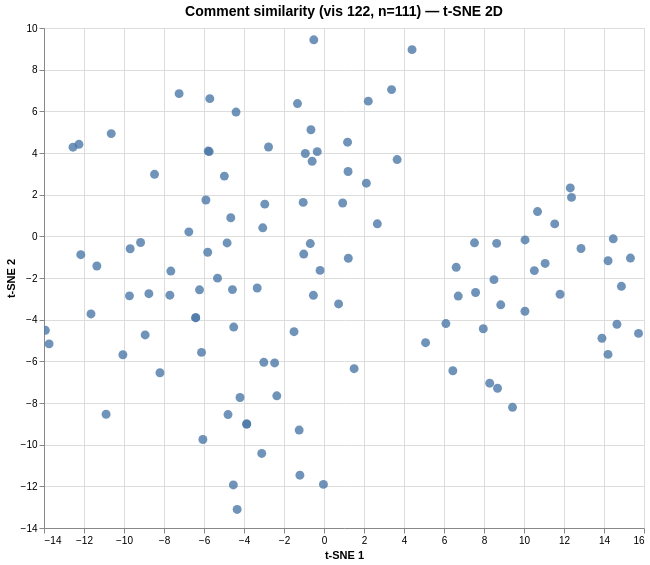

Specify this chart in Vega-Lite:
### Vega specification from a JSON file in a GitHub repository (floating-point values rounded to 4 significant figures)
{"$schema": "https://vega.github.io/schema/vega/v6.json", "data": [{"name": "param_1e9efca18e7a2868_store"}, {"name": "source_0", "values": [{"comment": "Notice: I notice that the west coast barely has any development compared to the east coast. Places like Virginia and New…", "dim_1": -6.225, "dim_2": -2.568, "index": 0}, {"comment": "Notice: I notice that the east coast has had much more new land development in comparison to the western states. I also …", "dim_1": -6.415, "dim_2": -3.906, "index": 1}, {"comment": "Notice: I notice that the east coast has had much more new land development in comparison to the western states. I also …", "dim_1": -6.415, "dim_2": -3.906, "index": 2}, {"comment": "One thing I noticed is more development is occurring in the southeast. This is from Texas to Florida. However, you barel…", "dim_1": -4.799, "dim_2": -8.554, "index": 3}, {"comment": "One major thing I noticed in the graph is that there is more development in the east coast compared to the west cost. Ho…", "dim_1": -3.865, "dim_2": -9.009, "index": 4}, {"comment": "Notice: overall, there are more development on the east coast than on the west, but some of the western states like Texa…", "dim_1": -6.125, "dim_2": -5.57, "index": 5}, {"comment": "I notice that there is a rather significant divide between the new land development in states east of the Mississippi ri…", "dim_1": -4.846, "dim_2": -0.318, "index": 6}, {"comment": "One major thing I noticed in the graph is that there is more development in the east coast compared to the west cost. Ho…", "dim_1": -3.865, "dim_2": -9.009, "index": 7}, {"comment": "Notice:  We can see that in general, there is more development happening in the southern and Eastern states, and especia…", "dim_1": -7.658, "dim_2": -1.668, "index": 8}, {"comment": "There is more development in the east coast than west coast, and some in Southern states such as Texas and Oklahoma. I w…", "dim_1": -4.199, "dim_2": -7.737, "index": 9}, {"comment": "Notice: Multiple Texan cities are seeing new development. The state seems to have the most growth than any others in the…", "dim_1": -11.36, "dim_2": -1.425, "index": 10}, {"comment": "Notice:\n-There are many large areas in Texas that have been recently developed. \n-The east coast has been more developed…", "dim_1": -9.726, "dim_2": -2.857, "index": 11}, {"comment": "I notice the majority of development took place on the east coast and some other random places that are probably around …", "dim_1": -9.692, "dim_2": -0.595, "index": 12}, {"comment": "Notice: The majority of the development is on the right half of the country.\n\nWonder: Could the south-eastern states hav…", "dim_1": -10.05, "dim_2": -5.684, "index": 13}, {"comment": "It seems like there is more development along the coast and in Texas.", "dim_1": -8.202, "dim_2": -6.547, "index": 14}, {"comment": "What do you notice? The new land development in the past decade occurred mostly in the east coast of the US. There is al…", "dim_1": 8.498, "dim_2": -2.079, "index": 15}, {"comment": "What do you notice? The new land development in the past decade occurred mostly in the east coast of the US. There is al…", "dim_1": -5.324, "dim_2": -2.007, "index": 16}, {"comment": "1. I notice that there has been a lot of development around many Texan cities. I also notice that there are spots of dev…", "dim_1": -12.16, "dim_2": -0.881, "index": 17}, {"comment": "1. What do you notice?\nI noticed there isn't much red on the map especially the west but it is a little more red in the …", "dim_1": 7.578, "dim_2": -2.697, "index": 18}, {"comment": "I notice that there is less developed land in the Northwest, because that area is farm country\n\nI wonder how much of the…", "dim_1": 1.506, "dim_2": -6.352, "index": 19}, {"comment": "I noticed that there is no state that doesn’t have any red in it. Some might have more, but there’s a little bit in each…", "dim_1": 15.32, "dim_2": -1.042, "index": 20}, {"comment": "1) What do you notice? (3 Noticings using complete sentences)\nI notice that in the east part there are more developments…", "dim_1": -13.93, "dim_2": -4.512, "index": 21}, {"comment": "1. What do you notice?\n\n- I notice that the east coast is more developed than the west coast.\n\n2. What do you wonder?\n\n-…", "dim_1": -13.74, "dim_2": -5.162, "index": 22}, {"comment": "I noticed that compared to the east coast there is hardly any land development on west coast and it could possibly be li…", "dim_1": -2.469, "dim_2": -6.077, "index": 23}, {"comment": "i noticed that texas has the most red, when other states have less so texas got higher density?\ni wonder why nev and wyo…", "dim_1": 14.46, "dim_2": -0.119, "index": 24}, {"comment": "What does red mean? \nWhy does South Dakota have so little red?\nWhy is the color red? \nWhy does Texas have so much red?", "dim_1": 14.2, "dim_2": -1.173, "index": 25}, {"comment": "Is here reason why the color is red?\nWhat does the red mean?\nWhy does Montana have so little  red?\nWhy is one part of Wa…", "dim_1": 14.87, "dim_2": -2.4, "index": 26}, {"comment": "I noticed California just has a streak running through the middle.\nIn the middle of Texas near the name, why is there ba…", "dim_1": -1.205, "dim_2": -11.47, "index": 27}, {"comment": "why is there more  newly developed homes, commercial or industrial buildings, recreational facilities, or public buildin…", "dim_1": -10.64, "dim_2": 4.93, "index": 28}, {"comment": "More development is on the east coast. After all, in history, the United States established a country on the east coast …", "dim_1": -2.361, "dim_2": -7.656, "index": 29}, {"comment": "Why is there so much red on the right side and not on the left\n\nWhat does the red mean???\n\nThere's a lot of red on the r…", "dim_1": 15.73, "dim_2": -4.659, "index": 30}, {"comment": "I noticed that there is red all over the map\nWhat does the red on the map mean?\nWhy is there red on the map?\nWhy is ther…", "dim_1": 14.65, "dim_2": -4.221, "index": 31}, {"comment": "notice\nwonderings\nThere are red parts in random places.\nWhat does red mean?\nUnites states map.\nWhat is the graph showing…", "dim_1": 6.711, "dim_2": -2.866, "index": 32}, {"comment": "What do you notice?\nI notice that the east coast Ian’s the most land development. \nWhat do you wonder?\nI wonder why ther…", "dim_1": -0.53, "dim_2": -2.831, "index": 33}, {"comment": "1. I noticed that a lot of development has happened on the East coast. I also noticed bits of blobs and strips in certai…", "dim_1": -6.055, "dim_2": -9.751, "index": 34}, {"comment": "I noticed that the graph is showing areas of The United States and talking about new land development in the United Stat…", "dim_1": 7.525, "dim_2": -0.311, "index": 35}, {"comment": "Notice- I notice that NJ has a lot of land development. \nWonder- I wonder why Nevada’s land development is so little \nIm…", "dim_1": -5.71, "dim_2": 6.609, "index": 36}, {"comment": "Thanks to all students who responded.  We had so many great catchy headlines that capture the main ideas of these graphs…", "dim_1": 2.214, "dim_2": 6.489, "index": 37}, {"comment": "1. I noticed the line\n\n2. I'm wondering what would happen to\nthe dots if it was just private property.\n\n3. Nothing\n\n4a. …", "dim_1": 5.079, "dim_2": -5.106, "index": 38}, {"comment": "I noticed that most of the land development is taking place around the East Coast and the South. I wonder why that is. I…", "dim_1": -4.662, "dim_2": 0.893, "index": 39}, {"comment": "I noticed that there was more dots towards New York cause theres more people living there now. I dont really wander anyt…", "dim_1": 6.442, "dim_2": -6.452, "index": 40}, {"comment": "I noticed that most of the red dots were located at the east coast. I also wonder why in California there is a line on t…", "dim_1": 8.677, "dim_2": -7.293, "index": 41}, {"comment": "I noticed that the graph expands towards the east coast opposed to the west, I wonder (believe) that it is because of af…", "dim_1": -3.113, "dim_2": -10.42, "index": 42}, {"comment": "I noticed that the red was mainly on the East coast and there was a line of red going from the top of Washington all the…", "dim_1": 11.06, "dim_2": -1.302, "index": 43}, {"comment": "I noticed that all the red dots were more toward the east coast. I also saw how vibrant the dots in Texas were. I wonder…", "dim_1": 8.285, "dim_2": -7.049, "index": 44}, {"comment": "1. I noticed that there was a much higher land development count in the east side of America.\n2. I wonder if the land de…", "dim_1": -0.196, "dim_2": -1.634, "index": 45}, {"comment": "I noticed that there was a lot redder in the eastern rather than the western. There is also a line that comes down from …", "dim_1": -4.532, "dim_2": -11.93, "index": 46}, {"comment": "something that stood out to me was that there was way more red spots in the east than the west side. Also in the places …", "dim_1": 14.2, "dim_2": -5.667, "index": 47}, {"comment": "The first thing I noticed when looking at the map is the main area or red it farther to the east side of the U.S. I wond…", "dim_1": 10.05, "dim_2": -3.597, "index": 48}, {"comment": "Hi,\nI noticed that that the there was a connecting line from Oregon to California. I can also see that on that line it g…", "dim_1": -4.343, "dim_2": -13.11, "index": 49}, {"comment": "I noticed that most of the rede dot splatter was located in the east coast and there was a not a lot in the west. I wond…", "dim_1": 9.426, "dim_2": -8.207, "index": 50}, {"comment": "I noticed that The Midwest and East Coast have a lot of construction. I wonder why they decided to build in the less pop…", "dim_1": -12.55, "dim_2": 4.278, "index": 51}, {"comment": "I notice that the East coast has a lot more red then the west coast. I wonder why there is a lot of red in Texas and the…", "dim_1": 10.05, "dim_2": -0.172, "index": 52}, {"comment": "I noticed that most of the red was located in the East Coast and less was in the West Coast. I wonder if the population …", "dim_1": 10.52, "dim_2": -1.645, "index": 53}, {"comment": "What stood out to me most from this map was the line through California, the circles in Texas, and how theres more devel…", "dim_1": 0.729, "dim_2": -3.244, "index": 54}, {"comment": "I noticed that there are big clumps in Texas what are those about?\nand I wonder why New York is so busy. This has a big …", "dim_1": -0.51, "dim_2": 9.432, "index": 55}, {"comment": "I notice that although it's cramped, the Northeast is still building many more buildings.\nI wonder why they want to buil…", "dim_1": -12.25, "dim_2": 4.417, "index": 56}, {"comment": "I noticed that the east coast has way more red than the west coast. Texas had a few dense spots. A lot of the smaller st…", "dim_1": 10.68, "dim_2": 1.189, "index": 57}, {"comment": "When looking at this map, I can see that Texas is the state with most development. I also noticed their is more developm…", "dim_1": -4.578, "dim_2": -2.557, "index": 58}, {"comment": "1. I notice that there were large clusters of red in the Texas area\n2. Why is there a lot of red clusters on the east co…", "dim_1": 11.54, "dim_2": 0.598, "index": 59}, {"comment": "I noticed that the red goes in a line on California. I wonder what exactly people are building. Probably has an impact o…", "dim_1": 11.8, "dim_2": -2.78, "index": 60}, {"comment": "I notice that the East coast has a lot more red then the west coast. \nI wonder why there is a lot of red on the East Coa…", "dim_1": 12.38, "dim_2": 1.869, "index": 61}, {"comment": "I noticed that the East Coast, specifically Maryland to Massachusetts, has a lot of new land development. \n\nI wonder how…", "dim_1": -7.245, "dim_2": 6.85, "index": 62}, {"comment": "I notice how east coast has way more red than west coast. I wonder why California is the only west coast state with desc…", "dim_1": 12.31, "dim_2": 2.324, "index": 63}, {"comment": "I noticed there was a long concentration in California. I wonder if the states with more land were cheaper to live in or…", "dim_1": -1.242, "dim_2": -9.3, "index": 64}, {"comment": "I noticed that the red part is on east coast\n\nwhy its red on that side", "dim_1": 13.9, "dim_2": -4.892, "index": 65}, {"comment": "1. I notice there is much more red on the coast\n2. i wonder why is the most red in texas and least in south dakota?\n3. i…", "dim_1": 12.85, "dim_2": -0.584, "index": 66}, {"comment": "Thank you to everyone who has responded.  Thank you to everyone who has replied to another student.\n\nHow about some CATC…", "dim_1": 4.402, "dim_2": 8.962, "index": 67}, {"comment": "I noticed that Texas is the state with more development  than the rest. I also noticed their is more development in the …", "dim_1": -8.943, "dim_2": -4.733, "index": 68}, {"comment": "What do you notice?\nI notice that most of the land development that has occurred in the past decade has been concentrate…", "dim_1": 0.933, "dim_2": 1.601, "index": 69}, {"comment": "Title: A bigger city\nI noticed that in the graph land surrounding major cities have the most land development. I wonder …", "dim_1": 3.657, "dim_2": 3.686, "index": 70}, {"comment": "What do you notice?\nI notice that the East coast seems to have more land development than the west coast \n\nWhat do you w…", "dim_1": -1.498, "dim_2": -4.576, "index": 71}, {"comment": "I first noticed their seems to bee more around Texas. I wonder why Texas appears to have more development maybe because …", "dim_1": -3.34, "dim_2": -2.479, "index": 72}, {"comment": "What do you notice?\nI notice that there are more lands being developed especially in New England, the East Coast, and Te…", "dim_1": -1.041, "dim_2": 1.63, "index": 73}, {"comment": "The first thing that I notice is the red splotches all over the map. It seems at though a majority of the red lies on th…", "dim_1": 8.632, "dim_2": -0.337, "index": 74}, {"comment": "In looking at this graph, I notice that the Northern and Eastern parts of the United States have a significantly higher …", "dim_1": -5.739, "dim_2": 4.069, "index": 75}, {"comment": "In looking at this graph, I notice that the Northern and Eastern parts of the United States have a significantly higher …", "dim_1": -5.79, "dim_2": 4.092, "index": 76}, {"comment": "This graph is showing us land development throughout the United States. Land development is when a state makes a buildin…", "dim_1": -4.398, "dim_2": 5.964, "index": 77}, {"comment": "After analyzing the graph, our group noticed several things such as the East and South Coast have more land development …", "dim_1": 2.117, "dim_2": 2.551, "index": 78}, {"comment": "Sprawling across America: The increasing size of our cities\nWe notice that new land has developed a lot where there are …", "dim_1": -5.905, "dim_2": 1.744, "index": 79}, {"comment": "In the data provided by the graph, our group found several things that caught our interest. First, we noticed much of th…", "dim_1": -1.325, "dim_2": 6.373, "index": 80}, {"comment": "This graph shows the amount of new land development across the continental United States. Based on the graph, our group …", "dim_1": 1.204, "dim_2": 3.111, "index": 81}, {"comment": "I notice how the majority of new buildings seem to be concentrated around large populated cities. It also seems like the…", "dim_1": -2.961, "dim_2": 1.546, "index": 82}, {"comment": "Title: Which states are developing the fastest? \nWe notice that a lot of new land development happens around big cities.…", "dim_1": -5.814, "dim_2": -0.765, "index": 83}, {"comment": "Group 4: Mandi, Sabrina, Alex and Emma \nWe notice that a lot of the new land development is occurring in the eastern sid…", "dim_1": -6.758, "dim_2": 0.215, "index": 84}, {"comment": "1. I noticed that the northeast has the most development and Texas also has a lot of areas with high development. \n2. I …", "dim_1": -8.756, "dim_2": -2.752, "index": 85}, {"comment": "Welcome to Wednesday's moderation of “What’s Going On in This Graph?”  \n\nToday’s map shows the land that was newly devel…", "dim_1": 3.378, "dim_2": 7.043, "index": 86}, {"comment": "1. I notice there are red dots on the map.\n    I notice fewer red dots on the east and more red dots on the west.\n    I …", "dim_1": 6.095, "dim_2": -4.188, "index": 87}, {"comment": "1. I notice that the most development occurred in the northeast. As you look more west on the map, there is less land de…", "dim_1": -4.982, "dim_2": 2.891, "index": 88}, {"comment": "What do you notice?\n- Things that I notice are that the East and South Coast area has more land development than the Wes…", "dim_1": 7.965, "dim_2": -4.436, "index": 89}, {"comment": "What do you notice?\nThe East Side of the map has much more red than the rest \n\nWhat do you wonder?\nWhat this land develo…", "dim_1": 8.837, "dim_2": -3.287, "index": 90}, {"comment": "What I notice:\n- The most land development is more in the East Coast than the West Coast\n- Most of the developments are …", "dim_1": -4.515, "dim_2": -4.354, "index": 91}, {"comment": "1. What do you notice?\nI notice that most of the land development is in and around large cities. There was a lot of land…", "dim_1": 6.61, "dim_2": -1.487, "index": 92}, {"comment": "What I notice: \n1. I notice that there is land development in pretty much everywhere in the United States. Some or less …", "dim_1": -1.013, "dim_2": -0.852, "index": 93}, {"comment": "1. I notice that there has been at least some sort of land development in each state. Some states have very little red w…", "dim_1": -0.686, "dim_2": -0.346, "index": 94}, {"comment": "In the past decade, new land development has occurred on the east side of the US. I wonder why there aren't as many new …", "dim_1": -3.009, "dim_2": -6.047, "index": 95}, {"comment": "1) What do you notice?\n- I noticed that there is still large-scale development occurring throughout the United States, t…", "dim_1": -11.65, "dim_2": -3.724, "index": 96}, {"comment": "I notice that there seems to be a lot of development on the east coast of the U.S. I wonder why on the North and West Co…", "dim_1": -8.474, "dim_2": 2.977, "index": 97}, {"comment": "I notice that most of the data is on the east side of the US. I wonder why there is not more data on the West side of th…", "dim_1": -2.774, "dim_2": 4.287, "index": 98}, {"comment": "1.  I noticed the west side of the U.S has developed less new land than the east side of the U.S. I also noticed Texas h…", "dim_1": -0.653, "dim_2": 5.115, "index": 99}, {"comment": "I noticed that there is a lot of land was developed in the northeast/ east area in general. I wonder if the land was dev…", "dim_1": 1.215, "dim_2": -1.053, "index": 100}, {"comment": "-I notice that the most concentrated areas are big cities and are more on the east coast, and there is not a lot in the …", "dim_1": -7.707, "dim_2": -2.824, "index": 101}, {"comment": "I notice that the new land development has occurred near the eastern and southern parts of the United States. The red sp…", "dim_1": 1.178, "dim_2": 4.52, "index": 102}, {"comment": "I notice that this is a map which tells us where new land has developed in the continental Untied States in the past dec…", "dim_1": -3.062, "dim_2": 0.408, "index": 103}, {"comment": "This has a neutral impact on me and my community because more developments in our states means more buildings, homes and…", "dim_1": 2.667, "dim_2": 0.601, "index": 104}, {"comment": "I noticed...\nthe west side of the U.S has developed less new land than the east side of the U.S.\nTexas has a lot of new …", "dim_1": -0.593, "dim_2": 3.604, "index": 105}, {"comment": "I noticed...\nthe west side of the U.S has developed less new land than the east side of the U.S.\nTexas has a lot of new …", "dim_1": -0.338, "dim_2": 4.066, "index": 106}, {"comment": "I noticed...\nthe west side of the U.S has developed less new land than the east side of the U.S.\nTexas has a lot of new …", "dim_1": -0.935, "dim_2": 3.976, "index": 107}, {"comment": "I wonder why this is so clustered on the East Coast ?", "dim_1": -0.028, "dim_2": -11.91, "index": 108}, {"comment": "I notice that the development doesn't necessarily coincide with major cities, this is where I figured the most developme…", "dim_1": -9.171, "dim_2": -0.296, "index": 109}, {"comment": "1. I notice that the state that appears to have the most development (by area) is Texas. most of the development is on t…", "dim_1": -10.9, "dim_2": -8.54, "index": 110}]}, {"name": "source_0_x_domain_dim_1", "values": [{"min": -13.93, "max": 15.73}]}, {"name": "source_0_y_domain_dim_2", "values": [{"min": -13.11, "max": 9.432}]}], "signals": [{"name": "unit", "value": {}, "on": [{"events": "pointermove", "update": "isTuple(group()) ? group() : unit"}]}, {"name": "param_1e9efca18e7a2868", "update": "vlSelectionResolve(\"param_1e9efca18e7a2868_store\", \"union\")"}, {"name": "param_1e9efca18e7a2868_dim_1", "on": [{"events": [{"source": "view", "type": "dblclick"}], "update": "null"}, {"events": {"signal": "param_1e9efca18e7a2868_translate_delta"}, "update": "panLinear(param_1e9efca18e7a2868_translate_anchor.extent_x, -param_1e9efca18e7a2868_translate_delta.x / width)"}, {"events": {"signal": "param_1e9efca18e7a2868_zoom_delta"}, "update": "zoomLinear(domain(\"x\"), param_1e9efca18e7a2868_zoom_anchor.x, param_1e9efca18e7a2868_zoom_delta)"}]}, {"name": "param_1e9efca18e7a2868_dim_2", "on": [{"events": [{"source": "view", "type": "dblclick"}], "update": "null"}, {"events": {"signal": "param_1e9efca18e7a2868_translate_delta"}, "update": "panLinear(param_1e9efca18e7a2868_translate_anchor.extent_y, param_1e9efca18e7a2868_translate_delta.y / height)"}, {"events": {"signal": "param_1e9efca18e7a2868_zoom_delta"}, "update": "zoomLinear(domain(\"y\"), param_1e9efca18e7a2868_zoom_anchor.y, param_1e9efca18e7a2868_zoom_delta)"}]}, {"name": "param_1e9efca18e7a2868_tuple", "on": [{"events": [{"signal": "param_1e9efca18e7a2868_dim_1 || param_1e9efca18e7a2868_dim_2"}], "update": "param_1e9efca18e7a2868_dim_1 && param_1e9efca18e7a2868_dim_2 ? {unit: \"\", fields: param_1e9efca18e7a2868_tuple_fields, values: [param_1e9efca18e7a2868_dim_1,param_1e9efca18e7a2868_dim_2]} : null"}]}, {"name": "param_1e9efca18e7a2868_tuple_fields", "value": [{"field": "dim_1", "channel": "x", "type": "R"}, {"field": "dim_2", "channel": "y", "type": "R"}]}, {"name": "param_1e9efca18e7a2868_translate_anchor", "value": {}, "on": [{"events": [{"source": "scope", "type": "pointerdown"}], "update": "{x: x(unit), y: y(unit), extent_x: domain(\"x\"), extent_y: domain(\"y\")}"}]}, {"name": "param_1e9efca18e7a2868_translate_delta", "value": {}, "on": [{"events": [{"source": "window", "between": [{"source": "scope", "type": "pointerdown"}, {"source": "window", "type": "pointerup"}], "consume": true, "type": "pointermove"}], "update": "{x: param_1e9efca18e7a2868_translate_anchor.x - x(unit), y: param_1e9efca18e7a2868_translate_anchor.y - y(unit)}"}]}, {"name": "param_1e9efca18e7a2868_zoom_anchor", "on": [{"events": [{"source": "scope", "type": "wheel", "consume": true}], "update": "{x: invert(\"x\", x(unit)), y: invert(\"y\", y(unit))}"}]}, {"name": "param_1e9efca18e7a2868_zoom_delta", "on": [{"events": [{"source": "scope", "consume": true, "type": "wheel"}], "update": "pow(1.001, event.deltaY * pow(16, event.deltaMode))", "force": true}]}, {"name": "param_1e9efca18e7a2868_modify", "on": [{"events": {"signal": "param_1e9efca18e7a2868_tuple"}, "update": "modify(\"param_1e9efca18e7a2868_store\", param_1e9efca18e7a2868_tuple, true)"}]}], "marks": [{"type": "symbol", "name": "marks", "from": {"data": "source_0"}, "encode": {"update": {"shape": {"value": "circle"}, "y": {"field": "dim_2", "scale": "y"}, "fill": {"value": "#4c78a8"}, "size": {"value": 80}, "x": {"field": "dim_1", "scale": "x"}, "opacity": {"value": 0.8}, "tooltip": {"signal": "{\"Comment #\": format(datum[\"index\"], \"\"), \"Comment\": isValid(datum[\"comment\"]) ? datum[\"comment\"] : \"\"+datum[\"comment\"]}"}}}, "style": ["circle"], "clip": true, "interactive": true}], "scales": [{"name": "x", "type": "linear", "domain": [{"signal": "(data(\"source_0_x_domain_dim_1\")[0] || {}).min"}, {"signal": "(data(\"source_0_x_domain_dim_1\")[0] || {}).max"}], "range": [0, {"signal": "width"}], "domainRaw": {"signal": "param_1e9efca18e7a2868[\"dim_1\"]"}, "zero": true, "nice": true}, {"name": "y", "type": "linear", "domain": [{"signal": "(data(\"source_0_y_domain_dim_2\")[0] || {}).min"}, {"signal": "(data(\"source_0_y_domain_dim_2\")[0] || {}).max"}], "range": [{"signal": "height"}, 0], "nice": true, "domainRaw": {"signal": "param_1e9efca18e7a2868[\"dim_2\"]"}, "zero": true}], "axes": [{"scale": "x", "orient": "bottom", "domain": false, "gridScale": "y", "aria": false, "maxExtent": 0, "grid": true, "ticks": false, "minExtent": 0, "labels": false, "zindex": 0, "tickCount": {"signal": "ceil(width/40)"}}, {"scale": "y", "aria": false, "labels": false, "gridScale": "x", "minExtent": 0, "orient": "left", "maxExtent": 0, "domain": false, "ticks": false, "grid": true, "zindex": 0, "tickCount": {"signal": "ceil(height/40)"}}, {"scale": "x", "tickCount": {"signal": "ceil(width/40)"}, "title": "t-SNE 1", "labelFlush": true, "grid": false, "labelOverlap": true, "zindex": 0, "orient": "bottom"}, {"scale": "y", "grid": false, "orient": "left", "labelOverlap": true, "title": "t-SNE 2", "tickCount": {"signal": "ceil(height/40)"}, "zindex": 0}], "title": {"text": "Comment similarity (vis 122, n=111) — t-SNE 2D", "fontSize": 14, "frame": "group"}, "width": 600, "padding": 5, "background": "white", "style": "cell", "height": 500}
